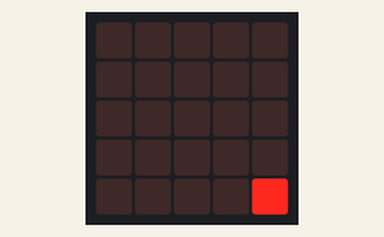
The program below on a simulated BBC micro:bit (MakeCode). Shown: the board's 5×5 LED display.

Above: at 0.54 s.
At 2.31 s:
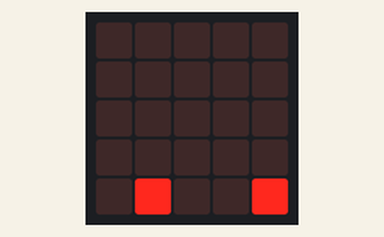
At 4.07 s:
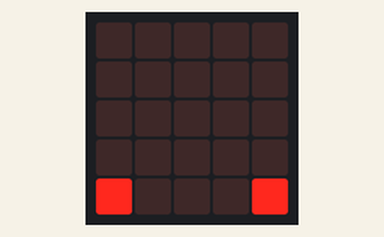
At 7.81 s:
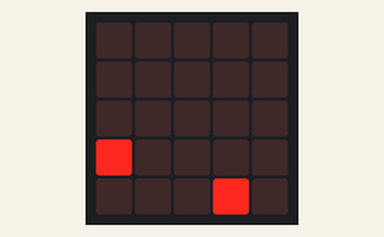
At 11.33 s:
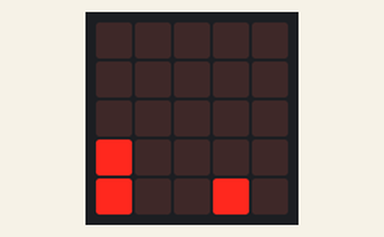
At 15.08 s:
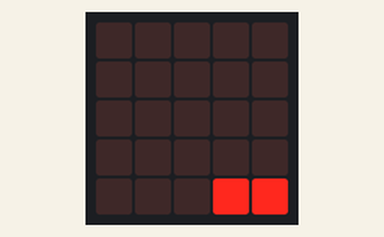

The program:

main.ts
```typescript
function update () {
    basic.clearScreen()
    wert = zeit
    for (let Index = 0; Index <= 5; Index++) {
        if (wert % 2 == 1) {
            if (Index == 5) {
                led.plot(0, 3)
            } else {
                led.plot(4 - Index, wert2)
            }
        }
        wert = Math.floor(wert / 2)
    }
}
let wert = 0
let wert2 = 0
let zeit = 0
zeit = 0
wert2 = 4
update()
basic.forever(function () {
    basic.pause(200)
    update()
    zeit += 1
})
```

test.ts
```typescript
// Hier kann man Tests durchführen; diese Datei wird nicht kompiliert, wenn dieses Paket als Erweiterung verwendet wird.
```

Measured:
- by itself, everything shown: repeats every 14.1 s, in 64 steps
